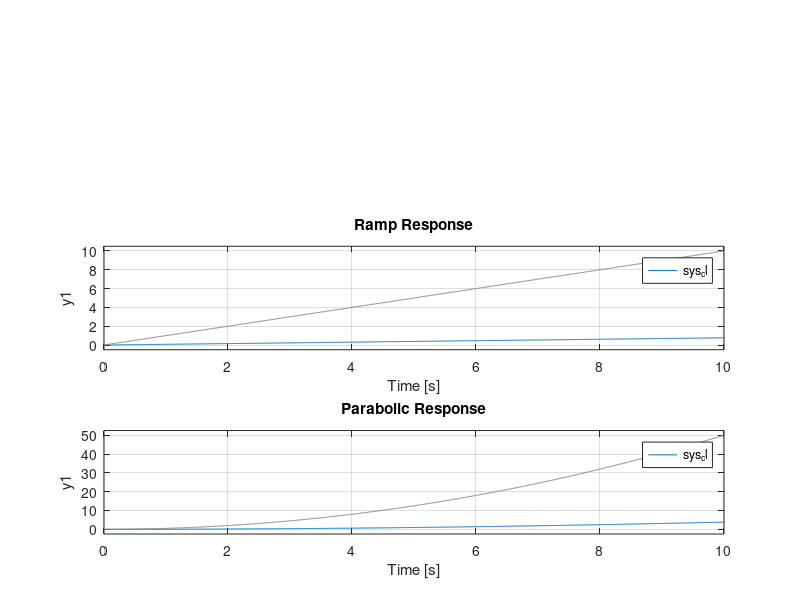
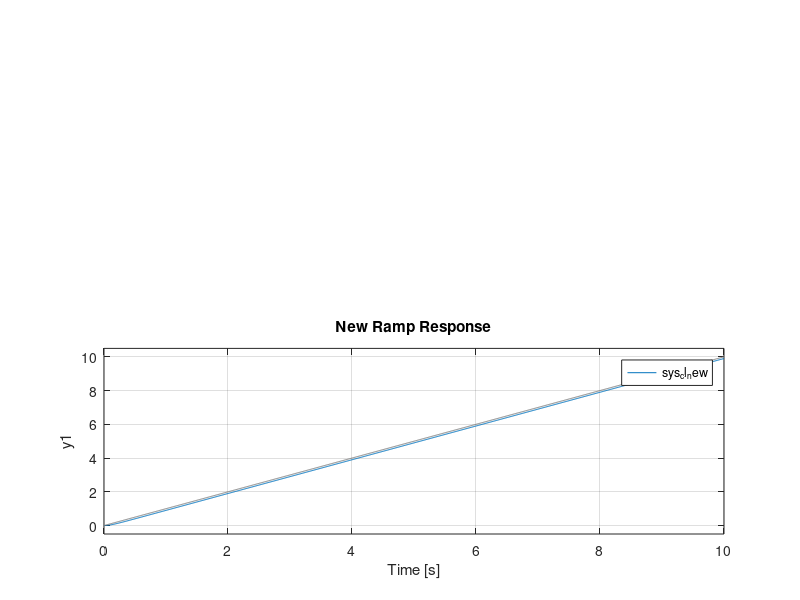

Here is the MATLAB script that generated these plots, in order:
clc;
clear all;

num = 10; 
den = [1 120];

G = tf(num, den);  
H = 1; 
sys_cl = feedback(G, H); 

step_error = 1/(1 + dcgain(G)); 

ramp_error = 1 / (dcgain(G)); 

parabolic_error = inf;

fprintf('Steady-State Error for Step Input: %f\n', step_error); 
fprintf('Steady-State Error for Ramp Input: %f\n', ramp_error); 
fprintf('Steady-State Error for Parabolic Input: %f\n', parabolic_error); 

figure; 
subplot(3, 1, 1); 
step(sys_cl); 
title('Step Response'); 

subplot(3, 1, 2); 
t = 0:0.01:10;
ramp_input = t; 
lsim(sys_cl, ramp_input, t); 
title('Ramp Response'); 

subplot(3, 1, 3); 
t_parabola = 0:0.01:10; 
parabolic_input = 0.5 * t_parabola.^2; 
lsim(sys_cl, parabolic_input, t_parabola); 
title('Parabolic Response'); 

G_new = tf(num, [1 0]); 
sys_cl_new = feedback(G_new, H); 

step_error_new = 1/(1 + dcgain(G_new)); 
ramp_error_new = 1 / (dcgain(G_new)); 

fprintf('New Steady-State Error for Step Input: %f\n', step_error_new); 
fprintf('New Steady-State Error for Ramp Input: %f\n', ramp_error_new); 

figure; 
subplot(2, 1, 1); 
step(sys_cl_new); 
title('New Step Response'); 

subplot(2, 1, 2); 
lsim(sys_cl_new, ramp_input, t);
title('New Ramp Response');